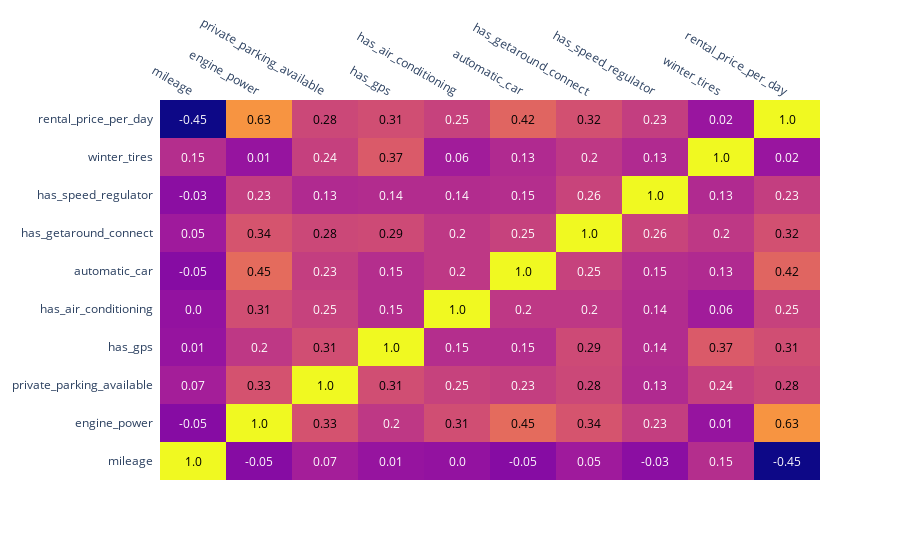

Write notebook code for a chart like this one.
### Code cell
# Matrix de corrélation
corr_matrix = pd.DataFrame(data_pricing).corr().round(2)
import plotly.figure_factory as ff

fig = ff.create_annotated_heatmap(corr_matrix.values,
                                  x = corr_matrix.columns.tolist(),
                                  y = corr_matrix.index.tolist())


fig.show()

### Figure 1 — Plotly figure (JSON) as saved in the notebook; plotly's stock layout.template omitted (floating-point values rounded to 4 significant figures)
{"data": [{"colorscale": [[0, "#0d0887"], [0.1111, "#46039f"], [0.2222, "#7201a8"], [0.3333, "#9c179e"], [0.4444, "#bd3786"], [0.5556, "#d8576b"], [0.6667, "#ed7953"], [0.7778, "#fb9f3a"], [0.8889, "#fdca26"], [1, "#f0f921"]], "reversescale": false, "showscale": false, "type": "heatmap", "x": ["mileage", "engine_power", "private_parking_available", "has_gps", "has_air_conditioning", "automatic_car", "has_getaround_connect", "has_speed_regulator", "winter_tires", "rental_price_per_day"], "y": ["mileage", "engine_power", "private_parking_available", "has_gps", "has_air_conditioning", "automatic_car", "has_getaround_connect", "has_speed_regulator", "winter_tires", "rental_price_per_day"], "z": [[1, -0.05, 0.07, 0.01, 0, -0.05, 0.05, -0.03, 0.15, -0.45], [-0.05, 1, 0.33, 0.2, 0.31, 0.45, 0.34, 0.23, 0.01, 0.63], [0.07, 0.33, 1, 0.31, 0.25, 0.23, 0.28, 0.13, 0.24, 0.28], [0.01, 0.2, 0.31, 1, 0.15, 0.15, 0.29, 0.14, 0.37, 0.31], [0, 0.31, 0.25, 0.15, 1, 0.2, 0.2, 0.14, 0.06, 0.25], [-0.05, 0.45, 0.23, 0.15, 0.2, 1, 0.25, 0.15, 0.13, 0.42], [0.05, 0.34, 0.28, 0.29, 0.2, 0.25, 1, 0.26, 0.2, 0.32], [-0.03, 0.23, 0.13, 0.14, 0.14, 0.15, 0.26, 1, 0.13, 0.23], [0.15, 0.01, 0.24, 0.37, 0.06, 0.13, 0.2, 0.13, 1, 0.02], [-0.45, 0.63, 0.28, 0.31, 0.25, 0.42, 0.32, 0.23, 0.02, 1]]}], "layout": {"annotations": [{"font": {"color": "#000000"}, "showarrow": false, "text": "1.0", "x": "mileage", "xref": "x", "y": "mileage", "yref": "y"}, {"font": {"color": "#FFFFFF"}, "showarrow": false, "text": "-0.05", "x": "engine_power", "xref": "x", "y": "mileage", "yref": "y"}, {"font": {"color": "#FFFFFF"}, "showarrow": false, "text": "0.07", "x": "private_parking_available", "xref": "x", "y": "mileage", "yref": "y"}, {"font": {"color": "#FFFFFF"}, "showarrow": false, "text": "0.01", "x": "has_gps", "xref": "x", "y": "mileage", "yref": "y"}, {"font": {"color": "#FFFFFF"}, "showarrow": false, "text": "0.0", "x": "has_air_conditioning", "xref": "x", "y": "mileage", "yref": "y"}, {"font": {"color": "#FFFFFF"}, "showarrow": false, "text": "-0.05", "x": "automatic_car", "xref": "x", "y": "mileage", "yref": "y"}, {"font": {"color": "#FFFFFF"}, "showarrow": false, "text": "0.05", "x": "has_getaround_connect", "xref": "x", "y": "mileage", "yref": "y"}, {"font": {"color": "#FFFFFF"}, "showarrow": false, "text": "-0.03", "x": "has_speed_regulator", "xref": "x", "y": "mileage", "yref": "y"}, {"font": {"color": "#FFFFFF"}, "showarrow": false, "text": "0.15", "x": "winter_tires", "xref": "x", "y": "mileage", "yref": "y"}, {"font": {"color": "#FFFFFF"}, "showarrow": false, "text": "-0.45", "x": "rental_price_per_day", "xref": "x", "y": "mileage", "yref": "y"}, {"font": {"color": "#FFFFFF"}, "showarrow": false, "text": "-0.05", "x": "mileage", "xref": "x", "y": "engine_power", "yref": "y"}, {"font": {"color": "#000000"}, "showarrow": false, "text": "1.0", "x": "engine_power", "xref": "x", "y": "engine_power", "yref": "y"}, {"font": {"color": "#000000"}, "showarrow": false, "text": "0.33", "x": "private_parking_available", "xref": "x", "y": "engine_power", "yref": "y"}, {"font": {"color": "#FFFFFF"}, "showarrow": false, "text": "0.2", "x": "has_gps", "xref": "x", "y": "engine_power", "yref": "y"}, {"font": {"color": "#000000"}, "showarrow": false, "text": "0.31", "x": "has_air_conditioning", "xref": "x", "y": "engine_power", "yref": "y"}, {"font": {"color": "#000000"}, "showarrow": false, "text": "0.45", "x": "automatic_car", "xref": "x", "y": "engine_power", "yref": "y"}, {"font": {"color": "#000000"}, "showarrow": false, "text": "0.34", "x": "has_getaround_connect", "xref": "x", "y": "engine_power", "yref": "y"}, {"font": {"color": "#FFFFFF"}, "showarrow": false, "text": "0.23", "x": "has_speed_regulator", "xref": "x", "y": "engine_power", "yref": "y"}, {"font": {"color": "#FFFFFF"}, "showarrow": false, "text": "0.01", "x": "winter_tires", "xref": "x", "y": "engine_power", "yref": "y"}, {"font": {"color": "#000000"}, "showarrow": false, "text": "0.63", "x": "rental_price_per_day", "xref": "x", "y": "engine_power", "yref": "y"}, {"font": {"color": "#FFFFFF"}, "showarrow": false, "text": "0.07", "x": "mileage", "xref": "x", "y": "private_parking_available", "yref": "y"}, {"font": {"color": "#000000"}, "showarrow": false, "text": "0.33", "x": "engine_power", "xref": "x", "y": "private_parking_available", "yref": "y"}, {"font": {"color": "#000000"}, "showarrow": false, "text": "1.0", "x": "private_parking_available", "xref": "x", "y": "private_parking_available", "yref": "y"}, {"font": {"color": "#000000"}, "showarrow": false, "text": "0.31", "x": "has_gps", "xref": "x", "y": "private_parking_available", "yref": "y"}, {"font": {"color": "#FFFFFF"}, "showarrow": false, "text": "0.25", "x": "has_air_conditioning", "xref": "x", "y": "private_parking_available", "yref": "y"}, {"font": {"color": "#FFFFFF"}, "showarrow": false, "text": "0.23", "x": "automatic_car", "xref": "x", "y": "private_parking_available", "yref": "y"}, {"font": {"color": "#000000"}, "showarrow": false, "text": "0.28", "x": "has_getaround_connect", "xref": "x", "y": "private_parking_available", "yref": "y"}, {"font": {"color": "#FFFFFF"}, "showarrow": false, "text": "0.13", "x": "has_speed_regulator", "xref": "x", "y": "private_parking_available", "yref": "y"}, {"font": {"color": "#FFFFFF"}, "showarrow": false, "text": "0.24", "x": "winter_tires", "xref": "x", "y": "private_parking_available", "yref": "y"}, {"font": {"color": "#000000"}, "showarrow": false, "text": "0.28", "x": "rental_price_per_day", "xref": "x", "y": "private_parking_available", "yref": "y"}, {"font": {"color": "#FFFFFF"}, "showarrow": false, "text": "0.01", "x": "mileage", "xref": "x", "y": "has_gps", "yref": "y"}, {"font": {"color": "#FFFFFF"}, "showarrow": false, "text": "0.2", "x": "engine_power", "xref": "x", "y": "has_gps", "yref": "y"}, {"font": {"color": "#000000"}, "showarrow": false, "text": "0.31", "x": "private_parking_available", "xref": "x", "y": "has_gps", "yref": "y"}, {"font": {"color": "#000000"}, "showarrow": false, "text": "1.0", "x": "has_gps", "xref": "x", "y": "has_gps", "yref": "y"}, {"font": {"color": "#FFFFFF"}, "showarrow": false, "text": "0.15", "x": "has_air_conditioning", "xref": "x", "y": "has_gps", "yref": "y"}, {"font": {"color": "#FFFFFF"}, "showarrow": false, "text": "0.15", "x": "automatic_car", "xref": "x", "y": "has_gps", "yref": "y"}, {"font": {"color": "#000000"}, "showarrow": false, "text": "0.29", "x": "has_getaround_connect", "xref": "x", "y": "has_gps", "yref": "y"}, {"font": {"color": "#FFFFFF"}, "showarrow": false, "text": "0.14", "x": "has_speed_regulator", "xref": "x", "y": "has_gps", "yref": "y"}, {"font": {"color": "#000000"}, "showarrow": false, "text": "0.37", "x": "winter_tires", "xref": "x", "y": "has_gps", "yref": "y"}, {"font": {"color": "#000000"}, "showarrow": false, "text": "0.31", "x": "rental_price_per_day", "xref": "x", "y": "has_gps", "yref": "y"}, {"font": {"color": "#FFFFFF"}, "showarrow": false, "text": "0.0", "x": "mileage", "xref": "x", "y": "has_air_conditioning", "yref": "y"}, {"font": {"color": "#000000"}, "showarrow": false, "text": "0.31", "x": "engine_power", "xref": "x", "y": "has_air_conditioning", "yref": "y"}, {"font": {"color": "#FFFFFF"}, "showarrow": false, "text": "0.25", "x": "private_parking_available", "xref": "x", "y": "has_air_conditioning", "yref": "y"}, {"font": {"color": "#FFFFFF"}, "showarrow": false, "text": "0.15", "x": "has_gps", "xref": "x", "y": "has_air_conditioning", "yref": "y"}, {"font": {"color": "#000000"}, "showarrow": false, "text": "1.0", "x": "has_air_conditioning", "xref": "x", "y": "has_air_conditioning", "yref": "y"}, {"font": {"color": "#FFFFFF"}, "showarrow": false, "text": "0.2", "x": "automatic_car", "xref": "x", "y": "has_air_conditioning", "yref": "y"}, {"font": {"color": "#FFFFFF"}, "showarrow": false, "text": "0.2", "x": "has_getaround_connect", "xref": "x", "y": "has_air_conditioning", "yref": "y"}, {"font": {"color": "#FFFFFF"}, "showarrow": false, "text": "0.14", "x": "has_speed_regulator", "xref": "x", "y": "has_air_conditioning", "yref": "y"}, {"font": {"color": "#FFFFFF"}, "showarrow": false, "text": "0.06", "x": "winter_tires", "xref": "x", "y": "has_air_conditioning", "yref": "y"}, {"font": {"color": "#FFFFFF"}, "showarrow": false, "text": "0.25", "x": "rental_price_per_day", "xref": "x", "y": "has_air_conditioning", "yref": "y"}, {"font": {"color": "#FFFFFF"}, "showarrow": false, "text": "-0.05", "x": "mileage", "xref": "x", "y": "automatic_car", "yref": "y"}, {"font": {"color": "#000000"}, "showarrow": false, "text": "0.45", "x": "engine_power", "xref": "x", "y": "automatic_car", "yref": "y"}, {"font": {"color": "#FFFFFF"}, "showarrow": false, "text": "0.23", "x": "private_parking_available", "xref": "x", "y": "automatic_car", "yref": "y"}, {"font": {"color": "#FFFFFF"}, "showarrow": false, "text": "0.15", "x": "has_gps", "xref": "x", "y": "automatic_car", "yref": "y"}, {"font": {"color": "#FFFFFF"}, "showarrow": false, "text": "0.2", "x": "has_air_conditioning", "xref": "x", "y": "automatic_car", "yref": "y"}, {"font": {"color": "#000000"}, "showarrow": false, "text": "1.0", "x": "automatic_car", "xref": "x", "y": "automatic_car", "yref": "y"}, {"font": {"color": "#FFFFFF"}, "showarrow": false, "text": "0.25", "x": "has_getaround_connect", "xref": "x", "y": "automatic_car", "yref": "y"}, {"font": {"color": "#FFFFFF"}, "showarrow": false, "text": "0.15", "x": "has_speed_regulator", "xref": "x", "y": "automatic_car", "yref": "y"}, {"font": {"color": "#FFFFFF"}, "showarrow": false, "text": "0.13", "x": "winter_tires", "xref": "x", "y": "automatic_car", "yref": "y"}, {"font": {"color": "#000000"}, "showarrow": false, "text": "0.42", "x": "rental_price_per_day", "xref": "x", "y": "automatic_car", "yref": "y"}, {"font": {"color": "#FFFFFF"}, "showarrow": false, "text": "0.05", "x": "mileage", "xref": "x", "y": "has_getaround_connect", "yref": "y"}, {"font": {"color": "#000000"}, "showarrow": false, "text": "0.34", "x": "engine_power", "xref": "x", "y": "has_getaround_connect", "yref": "y"}, {"font": {"color": "#000000"}, "showarrow": false, "text": "0.28", "x": "private_parking_available", "xref": "x", "y": "has_getaround_connect", "yref": "y"}, {"font": {"color": "#000000"}, "showarrow": false, "text": "0.29", "x": "has_gps", "xref": "x", "y": "has_getaround_connect", "yref": "y"}, {"font": {"color": "#FFFFFF"}, "showarrow": false, "text": "0.2", "x": "has_air_conditioning", "xref": "x", "y": "has_getaround_connect", "yref": "y"}, {"font": {"color": "#FFFFFF"}, "showarrow": false, "text": "0.25", "x": "automatic_car", "xref": "x", "y": "has_getaround_connect", "yref": "y"}, {"font": {"color": "#000000"}, "showarrow": false, "text": "1.0", "x": "has_getaround_connect", "xref": "x", "y": "has_getaround_connect", "yref": "y"}, {"font": {"color": "#FFFFFF"}, "showarrow": false, "text": "0.26", "x": "has_speed_regulator", "xref": "x", "y": "has_getaround_connect", "yref": "y"}, {"font": {"color": "#FFFFFF"}, "showarrow": false, "text": "0.2", "x": "winter_tires", "xref": "x", "y": "has_getaround_connect", "yref": "y"}, {"font": {"color": "#000000"}, "showarrow": false, "text": "0.32", "x": "rental_price_per_day", "xref": "x", "y": "has_getaround_connect", "yref": "y"}, {"font": {"color": "#FFFFFF"}, "showarrow": false, "text": "-0.03", "x": "mileage", "xref": "x", "y": "has_speed_regulator", "yref": "y"}, {"font": {"color": "#FFFFFF"}, "showarrow": false, "text": "0.23", "x": "engine_power", "xref": "x", "y": "has_speed_regulator", "yref": "y"}, {"font": {"color": "#FFFFFF"}, "showarrow": false, "text": "0.13", "x": "private_parking_available", "xref": "x", "y": "has_speed_regulator", "yref": "y"}, {"font": {"color": "#FFFFFF"}, "showarrow": false, "text": "0.14", "x": "has_gps", "xref": "x", "y": "has_speed_regulator", "yref": "y"}, {"font": {"color": "#FFFFFF"}, "showarrow": false, "text": "0.14", "x": "has_air_conditioning", "xref": "x", "y": "has_speed_regulator", "yref": "y"}, {"font": {"color": "#FFFFFF"}, "showarrow": false, "text": "0.15", "x": "automatic_car", "xref": "x", "y": "has_speed_regulator", "yref": "y"}, {"font": {"color": "#FFFFFF"}, "showarrow": false, "text": "0.26", "x": "has_getaround_connect", "xref": "x", "y": "has_speed_regulator", "yref": "y"}, {"font": {"color": "#000000"}, "showarrow": false, "text": "1.0", "x": "has_speed_regulator", "xref": "x", "y": "has_speed_regulator", "yref": "y"}, {"font": {"color": "#FFFFFF"}, "showarrow": false, "text": "0.13", "x": "winter_tires", "xref": "x", "y": "has_speed_regulator", "yref": "y"}, {"font": {"color": "#FFFFFF"}, "showarrow": false, "text": "0.23", "x": "rental_price_per_day", "xref": "x", "y": "has_speed_regulator", "yref": "y"}, {"font": {"color": "#FFFFFF"}, "showarrow": false, "text": "0.15", "x": "mileage", "xref": "x", "y": "winter_tires", "yref": "y"}, {"font": {"color": "#FFFFFF"}, "showarrow": false, "text": "0.01", "x": "engine_power", "xref": "x", "y": "winter_tires", "yref": "y"}, {"font": {"color": "#FFFFFF"}, "showarrow": false, "text": "0.24", "x": "private_parking_available", "xref": "x", "y": "winter_tires", "yref": "y"}, {"font": {"color": "#000000"}, "showarrow": false, "text": "0.37", "x": "has_gps", "xref": "x", "y": "winter_tires", "yref": "y"}, {"font": {"color": "#FFFFFF"}, "showarrow": false, "text": "0.06", "x": "has_air_conditioning", "xref": "x", "y": "winter_tires", "yref": "y"}, {"font": {"color": "#FFFFFF"}, "showarrow": false, "text": "0.13", "x": "automatic_car", "xref": "x", "y": "winter_tires", "yref": "y"}, {"font": {"color": "#FFFFFF"}, "showarrow": false, "text": "0.2", "x": "has_getaround_connect", "xref": "x", "y": "winter_tires", "yref": "y"}, {"font": {"color": "#FFFFFF"}, "showarrow": false, "text": "0.13", "x": "has_speed_regulator", "xref": "x", "y": "winter_tires", "yref": "y"}, {"font": {"color": "#000000"}, "showarrow": false, "text": "1.0", "x": "winter_tires", "xref": "x", "y": "winter_tires", "yref": "y"}, {"font": {"color": "#FFFFFF"}, "showarrow": false, "text": "0.02", "x": "rental_price_per_day", "xref": "x", "y": "winter_tires", "yref": "y"}, {"font": {"color": "#FFFFFF"}, "showarrow": false, "text": "-0.45", "x": "mileage", "xref": "x", "y": "rental_price_per_day", "yref": "y"}, {"font": {"color": "#000000"}, "showarrow": false, "text": "0.63", "x": "engine_power", "xref": "x", "y": "rental_price_per_day", "yref": "y"}, {"font": {"color": "#000000"}, "showarrow": false, "text": "0.28", "x": "private_parking_available", "xref": "x", "y": "rental_price_per_day", "yref": "y"}, {"font": {"color": "#000000"}, "showarrow": false, "text": "0.31", "x": "has_gps", "xref": "x", "y": "rental_price_per_day", "yref": "y"}, {"font": {"color": "#FFFFFF"}, "showarrow": false, "text": "0.25", "x": "has_air_conditioning", "xref": "x", "y": "rental_price_per_day", "yref": "y"}, {"font": {"color": "#000000"}, "showarrow": false, "text": "0.42", "x": "automatic_car", "xref": "x", "y": "rental_price_per_day", "yref": "y"}, {"font": {"color": "#000000"}, "showarrow": false, "text": "0.32", "x": "has_getaround_connect", "xref": "x", "y": "rental_price_per_day", "yref": "y"}, {"font": {"color": "#FFFFFF"}, "showarrow": false, "text": "0.23", "x": "has_speed_regulator", "xref": "x", "y": "rental_price_per_day", "yref": "y"}, {"font": {"color": "#FFFFFF"}, "showarrow": false, "text": "0.02", "x": "winter_tires", "xref": "x", "y": "rental_price_per_day", "yref": "y"}, {"font": {"color": "#000000"}, "showarrow": false, "text": "1.0", "x": "rental_price_per_day", "xref": "x", "y": "rental_price_per_day", "yref": "y"}], "xaxis": {"dtick": 1, "gridcolor": "rgb(0, 0, 0)", "side": "top", "ticks": ""}, "yaxis": {"dtick": 1, "ticks": "", "ticksuffix": "  "}}}
